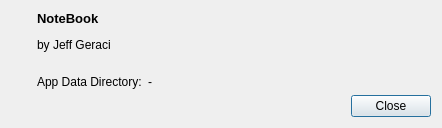
<?xml version="1.0" encoding="UTF-8"?>
<ui version="4.0">
 <class>CAboutDialog</class>
 <widget class="QDialog" name="CAboutDialog">
  <property name="geometry">
   <rect>
    <x>0</x>
    <y>0</y>
    <width>442</width>
    <height>128</height>
   </rect>
  </property>
  <property name="windowTitle">
   <string>About NoteBook</string>
  </property>
  <layout class="QHBoxLayout" name="horizontalLayout_4">
   <item>
    <layout class="QVBoxLayout" name="verticalLayout">
     <item>
      <widget class="QLabel" name="label">
       <property name="sizePolicy">
        <sizepolicy hsizetype="Fixed" vsizetype="Fixed">
         <horstretch>0</horstretch>
         <verstretch>0</verstretch>
        </sizepolicy>
       </property>
       <property name="maximumSize">
        <size>
         <width>32</width>
         <height>40</height>
        </size>
       </property>
       <property name="text">
        <string/>
       </property>
       <property name="pixmap">
        <pixmap>Resources/AppIcon.png</pixmap>
       </property>
       <property name="scaledContents">
        <bool>true</bool>
       </property>
      </widget>
     </item>
     <item>
      <spacer name="verticalSpacer">
       <property name="orientation">
        <enum>Qt::Vertical</enum>
       </property>
       <property name="sizeHint" stdset="0">
        <size>
         <width>20</width>
         <height>35</height>
        </size>
       </property>
      </spacer>
     </item>
    </layout>
   </item>
   <item>
    <layout class="QVBoxLayout" name="verticalLayout_2">
     <item>
      <layout class="QHBoxLayout" name="horizontalLayout_3">
       <item>
        <widget class="QLabel" name="label_2">
         <property name="text">
          <string>&lt;html&gt;&lt;head/&gt;&lt;body&gt;&lt;p&gt;&lt;span style=&quot; font-size:10pt; font-weight:600;&quot;&gt;NoteBook&lt;/span&gt;&lt;/p&gt;&lt;p&gt;by Jeff Geraci&lt;/p&gt;&lt;/body&gt;&lt;/html&gt;</string>
         </property>
         <property name="alignment">
          <set>Qt::AlignLeading|Qt::AlignLeft|Qt::AlignVCenter</set>
         </property>
        </widget>
       </item>
       <item>
        <spacer name="horizontalSpacer">
         <property name="orientation">
          <enum>Qt::Horizontal</enum>
         </property>
         <property name="sizeHint" stdset="0">
          <size>
           <width>40</width>
           <height>20</height>
          </size>
         </property>
        </spacer>
       </item>
      </layout>
     </item>
     <item>
      <spacer name="verticalSpacer_2">
       <property name="orientation">
        <enum>Qt::Vertical</enum>
       </property>
       <property name="sizeHint" stdset="0">
        <size>
         <width>20</width>
         <height>40</height>
        </size>
       </property>
      </spacer>
     </item>
     <item>
      <layout class="QHBoxLayout" name="horizontalLayout">
       <item>
        <widget class="QLabel" name="label_3">
         <property name="sizePolicy">
          <sizepolicy hsizetype="Minimum" vsizetype="Preferred">
           <horstretch>0</horstretch>
           <verstretch>0</verstretch>
          </sizepolicy>
         </property>
         <property name="text">
          <string>App Data Directory:</string>
         </property>
        </widget>
       </item>
       <item>
        <widget class="QLabel" name="appDataDirLabel">
         <property name="sizePolicy">
          <sizepolicy hsizetype="Expanding" vsizetype="Preferred">
           <horstretch>0</horstretch>
           <verstretch>0</verstretch>
          </sizepolicy>
         </property>
         <property name="text">
          <string>-</string>
         </property>
        </widget>
       </item>
      </layout>
     </item>
     <item>
      <layout class="QHBoxLayout" name="horizontalLayout_2">
       <item>
        <spacer name="horizontalSpacer_3">
         <property name="orientation">
          <enum>Qt::Horizontal</enum>
         </property>
         <property name="sizeHint" stdset="0">
          <size>
           <width>40</width>
           <height>20</height>
          </size>
         </property>
        </spacer>
       </item>
       <item>
        <widget class="QDialogButtonBox" name="buttonBox">
         <property name="standardButtons">
          <set>QDialogButtonBox::Close</set>
         </property>
        </widget>
       </item>
      </layout>
     </item>
    </layout>
   </item>
  </layout>
 </widget>
 <layoutdefault spacing="6" margin="11"/>
 <resources/>
 <connections>
  <connection>
   <sender>buttonBox</sender>
   <signal>rejected()</signal>
   <receiver>CAboutDialog</receiver>
   <slot>close()</slot>
   <hints>
    <hint type="sourcelabel">
     <x>147</x>
     <y>128</y>
    </hint>
    <hint type="destinationlabel">
     <x>147</x>
     <y>74</y>
    </hint>
   </hints>
  </connection>
 </connections>
</ui>
